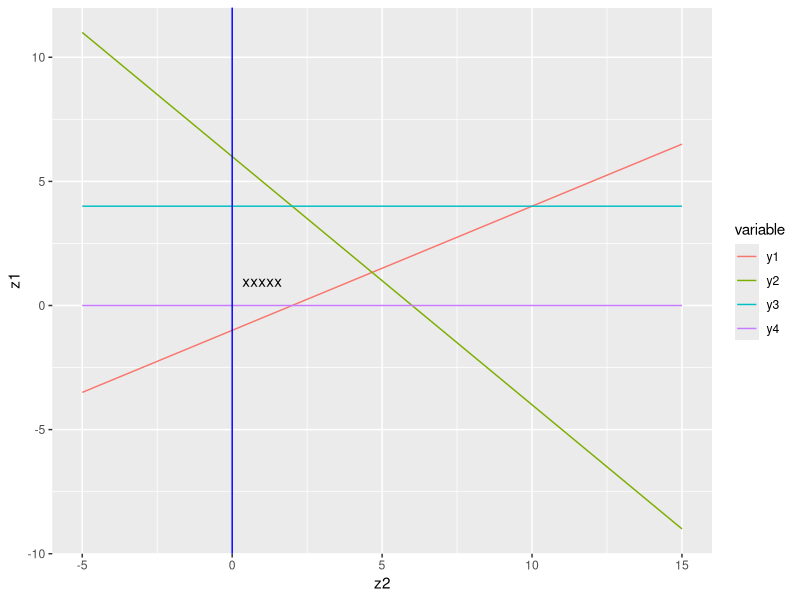

Reproduce this figure in R. (Note: this script raises an error after producing the figure.)
library(ggplot2)
library(reshape2)

x<-seq(-5,15,0.1)

f1<- function(x){
  y=-1+0.5*x
  d1 <- data.frame(x=x,y=y) 
  return(d1)
}

f2<- function(x){
  y=6-x
  d2 <- data.frame(x=x,y=y) 
  return(d2)
}

f3<- function(x){
  y=4
  d3 <- data.frame(x=x,y=y) 
  return(d3)
}

f4<- function(x){
  y=0*x
  d4 <- data.frame(x=x,y=y) 
  return(d4)
}

f5<- function(x){
  y=0*x
  d5 <- data.frame(x=y,y=x) 
  return(d5)
}

d1<-f1(x)
d2<-f2(x)
d3<-f3(x)
d4<-f4(x)
d5<-f5(x)

d<-cbind(x,d1$y,d2$y,d3$y,d4$y)
colnames(d)=c("x","y1","y2","y3","y4")
d<-as.data.frame(d)
dlong <- melt(d, id="x")

p<-ggplot()
p<-p+geom_line(data=dlong,aes(x=x, y=value, colour=variable))
p<-p+geom_vline(xintercept = 0,color="blue")
p<-p+geom_text(label="xxxxx",aes(1,1))
p<-p+xlab("z2")+ylab("z1")
p

g<-ggplot()
g<-g+geom_line(data=d,aes(x=x, y=y1,color="red"))+geom_text(label="-2z1+z2<=2",aes(7,1.5))
g<-g+geom_line(data=d,aes(x=x, y=y2,color="yellow"))+geom_text(label="z1+z2<=6",aes(2.5,5))
g<-g+geom_line(data=d,aes(x=x, y=y3,color="blue"))+geom_text(label="z1<=4",aes(-1,3.7))
g<-g+geom_line(data=d,aes(x=x, y=y4,color="orange"))+geom_text(label="z1>=0",aes(-1,0.3))
g<-g+geom_line(data=d5,aes(x=x, y=y,color="green"))+geom_text(label="z2>=0",aes(0.8,-1.5))
g<-g+geom_ribbon(data=subset(d, 0 <= x & x <= 2),aes(x=x,ymin=y3,ymax=y4), fill="grey", alpha="0.5")
g<-g+geom_ribbon(data=subset(d, 2 <= x & x <= 14/3),aes(x=x,ymin=y1,ymax=y2), fill="grey", alpha="0.5")
g<-g+coord_cartesian(xlim=c(-1.5,8),ylim=c(-1.5,6))
g<-g+xlab("z2")+ylab("z1")
g<-g+theme(legend.position='none')
g


ftar<- function(x){
  y=-1/3*x+4+2/3
  dtar <- data.frame(x=x,y=y) 
  return(dtar)
}

dtar<-ftar(x)

g<-g+geom_line(data=dtar,aes(x=x, y=y,color="purple"))+geom_text(label="3z1+z2",aes(5.3,3.2))
g

ggsave("plot.png", width = 5, height = 5)
